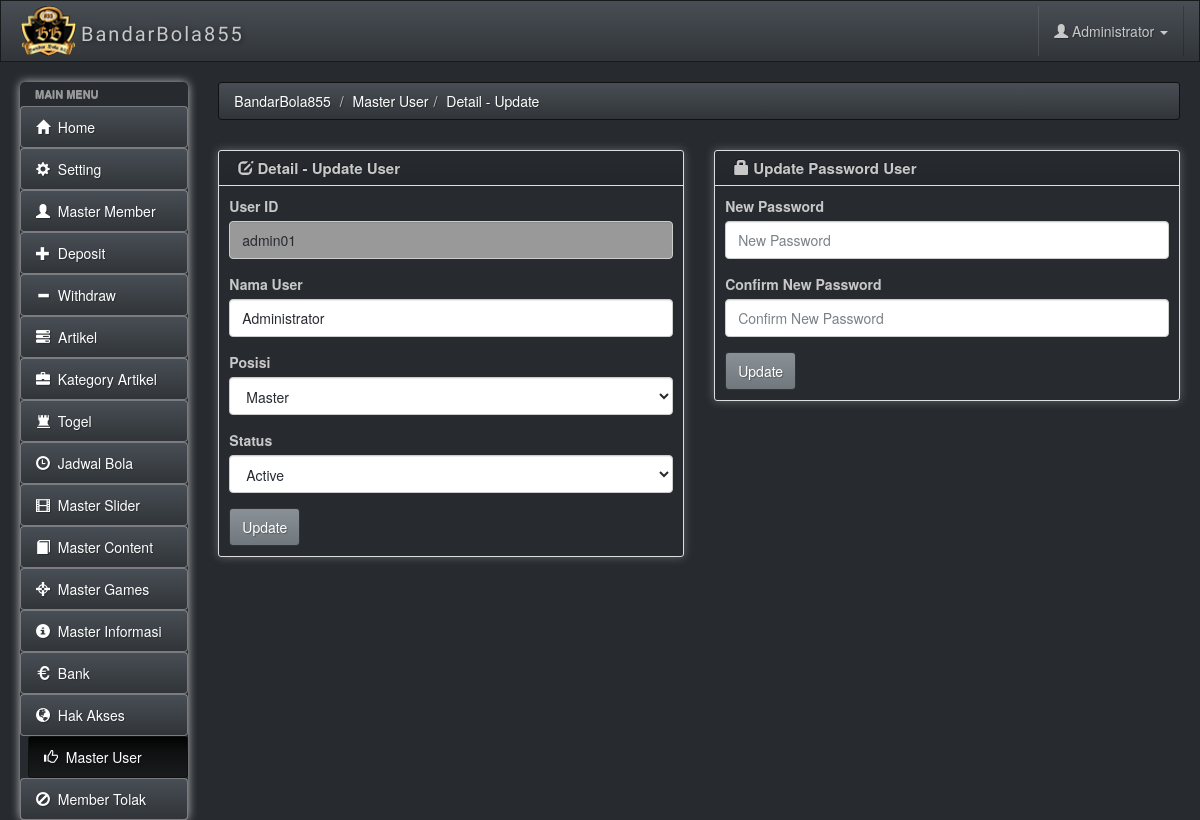
Page /admincm/msuser_detail.php?id=1 (signed in) on the committed database.
### tables this page shows
CREATE TABLE `msmodul` (
  `mdl_id` varchar(60) NOT NULL,
  `mdl_name` varchar(60) NOT NULL,
  `mdl_urut` char(2) NOT NULL,
  `mdl_group` varchar(10) NOT NULL,
  `mdl_file` varchar(60) NOT NULL,
  `mdl_icon` varchar(20) NOT NULL
);

CREATE TABLE `msuser` (
  `userid` int(6) NOT NULL,
  `usernama` varchar(32) NOT NULL,
  `userpassword` char(32) NOT NULL,
  `userjabatan` varchar(20) NOT NULL,
  `usercreateddate` datetime NOT NULL,
  `useractive` varchar(1) NOT NULL DEFAULT 'a',
  `usernickname` varchar(50) NOT NULL
);

### includes/fungsi.php (called while the page is built, shortened)
<?php
function fOpenConn() {
	if ($conn = mysqli_connect(DB_SERVER,DB_SERVER_USERNAME,DB_SERVER_PASSWORD)) {
		if (mysqli_select_db($conn,DB_DATABASE)) {
                        mysqli_query($conn, "SET time_zone = '+07:00'");
			return $conn;
		}
	}
	else
	{
		echo "error fOpenConn<BR>";
		echo mysqli_error() . "<br>";
		return NULL;
	}
}
function antiinjection($str) {
 return addslashes($str);
}
?>

### includes/validuser.php (called while the page is built, shortened)
<?php
if (!isset($_SESSION['primaryiduser_bandar855']) || !isset($_SESSION['useriduser_bandar855']) || !isset($_SESSION['passworduser_bandar855']) || !isset($_SESSION['namauser_bandar855']))
{
	header("location:login.php");
}
else
{
	$fix_primaryid = $_SESSION['primaryiduser_bandar855'];
	$fix_user = $_SESSION['useriduser_bandar855'];
	$fix_userpw = $_SESSION['passworduser_bandar855'];
	$fix_username = $_SESSION['namauser_bandar855'];
}
$qr0 = mysqli_query(fOpenConn(), "SELECT userjabatan FROM msuser WHERE userid = '$fix_primaryid' AND usernama = '$fix_user' AND userpassword = '$fix_userpw' AND usernickname = '$fix_username' AND useractive = 'a'");
if (mysqli_num_rows($qr0) > 0) {
	$rs0 = mysqli_fetch_object($qr0);
	$fix_userjabatan = $rs0->userjabatan;
}

### admincm/msuser_detail.php (the view, shortened to what this page needs)
<?php
$modulid = "MsUser";
require_once "../includes/validuser.php";
if (!isset($_GET['id']))
    header("location:index.php");
else
    $id = antiinjection($_GET['id']);
$qr1 = mysqli_query(fOpenConn(), "SELECT * FROM msuser WHERE userid = '$id'");
if (mysqli_num_rows($qr1) == 0)
{
    header("location:index.php");
    exit();
}
else
{
    $rs1 = mysqli_fetch_object($qr1);
}
$titlepage = "Master User | Detail - Update";
        ?>
        <?php
require_once '../includes/htmltop.php';
?>
</head>
<body>
    <?php
    require_once '../includes/topbar.php';
    require_once '../includes/menu.php';
    ?>
<?php
$userid = $rs1->usernama;
$namauser = $rs1->usernickname;
$useractive = $rs1->useractive;
$posisi = $rs1->userjabatan;
?>
<div class="row">
    <div class="box col-md-6">
        <div class="box-inner">
            <div class="box-header well" data-original-title="">
                <h2><i class="glyphicon glyphicon-edit"></i> Detail - Update User</h2>
            </div>
            <div class="box-content">
                <form role="form" action="" method="post">
                    <div class="form-group">
                        <label for="userid">User ID</label>
                        <input type="text" maxlength="30" class="form-control wajibinput" id="userid" disabled name="userid" placeholder="User ID" value="<?php if (isset($userid)) echo $userid; ?>">
                    </div>
                    <div class="form-group">
                        <label for="namauser">Nama User</label>
                        <input type="text" maxlength="30" class="form-control wajibinput" id="namauser" name="namauser" placeholder="Nama User" value="<?php if (isset($namauser)) echo $namauser; ?>">
                    </div>
                    <div class="form-group">
                        <label for="posisi">Posisi</label>
                        <select class="form-control wajibinput" id="posisi" name="posisi" <?php if ($fix_userjabatan != "Master") echo "disabled"; ?> >
                            <option <?php if ($posisi == 'Master') echo "selected"; ?> value='Master'>Master</option>
                        </select>
                    </div>
                    <div class="form-group">
                        <label for="status">Status</label>
                        <select class="form-control wajibinput" id="status" name="status">
                            <option <?php if ($useractive == 'a') echo "selected"; ?> value='a'>Active</option>
                        </select>
                    </div>
                    <button type="submit" name="saveproses" class="btn btn-primary">Update</button>
                </form>
            </div>
        </div>
    </div>
    <?php
    if ($fix_userjabatan == "Master")
    {
    ?>
    <div class="box col-md-6">
        <div class="box-inner">
            <div class="box-header well" data-original-title="">
                <h2><i class="glyphicon glyphicon-lock"></i> Update Password User</h2>
            </div>
            <div class="box-content">
                <form role="form" action="" method="post">
                    <div class="form-group">
                        <label for="newpass">New Password</label>
                        <input type="password" maxlength="30" class="form-control wajibinput" id="newpass" name="newpass" placeholder="New Password" value="">
                    </div>
                    <div class="form-group">
                        <label for="confirmpass">Confirm New Password</label>
                        <input type="password" maxlength="30" class="form-control wajibinput" id="confirmpass" name="confirmpass" placeholder="Confirm New Password" value="">
                    </div>
                    <button type="submit" name="updatepass" class="btn btn-primary">Update</button>
                </form>
            </div>
        </div>
    </div>
    <?php
    }
    ?>
</div>
<?php
require_once '../includes/footer.php';
?>

### includes/menu.php (shortened to what this page needs)
<div class="ch-container">
    <div class="row">
        <div class="col-sm-2 col-lg-2">
            <div class="sidebar-nav">
                <div class="nav-canvas">
                    <ul class="nav nav-pills nav-stacked main-menu">
                        <li class="nav-header">Main Menu</li>
                        <li <?php if ($modulid == "home") echo 'class="active"'; ?>><a class="ajax-link" href="index.php"><i class="glyphicon glyphicon-home"></i><span> &nbsp;Home</span></a></li>
                        <?php
                        $qr0 = mysqli_query(fOpenConn(), "SELECT * FROM msmodul, mshak WHERE hak_modul = mdl_id AND hak_user = '$fix_primaryid' AND hak_akses = '1' ORDER BY mdl_urut");
                        while ($rs0 = mysqli_fetch_object($qr0))
                        {
                            if ($modulid == $rs0->mdl_id) echo '<li class="active">'; else echo '<li>';
                            echo '<a class="ajax-link" href="'.$rs0->mdl_file.'"><i class="glyphicon glyphicon-'.$rs0->mdl_icon.'"></i><span> &nbsp;'.$rs0->mdl_name.'</span></a></li>';
                        }
                        ?>
                    </ul>
                </div>
            </div>
        </div>
        <div id="content" class="col-lg-10 col-sm-10">
            <div>
    <ul class="breadcrumb">
        <li>
            <a href="#">BandarBola855</a>
        </li>
        <?php
        $breadcrumb = explode(" | ", $titlepage);
        for ($x = 0 ; $x < sizeof($breadcrumb) ; $x++)
            echo "<li><a href='#'>$breadcrumb[$x]</a>";
        ?>
        </li>
    </ul>
</div>

### css/charisma-app.css (style rules this page uses)
select { background-color: #fff; }
.ch-container { padding: 0 15px; }
.box { margin-top: 10px; margin-bottom: 10px; }
.box-inner { border: 1px solid #DEDEDE; border-radius: 3px; -webkit-border-radius: 3px; -moz-border-radius: 3px; box-shadow: 0 0 10px rgba(189, 189, 189, 0.4); -webkit-box-shadow: 0 0 10px rgba(189, 189, 189, 0.4); -moz-box-shadow: 0 0 10px rgba(189, 189, 189, 0.4); }
.box-header { border: none; padding-top: 5px; border-bottom: 1px solid #DEDEDE; border-radius: 3px 3px 0 0; -webkit-border-radius: 3px 3px 0 0; -moz-border-radius: 3px 3px 0 0; height: 35px; min-height: 35px !important; margin-bottom: 0; font-weight: bold; font-size: 16px; background: -moz-linear-gradient(top, rgba(255, 255, 255, 0) 0%, rgba(0, 0, 0, 0.1) 100%); background: -webkit-gradient(linear, left top, left bottom, color-stop(0%, rgba(255, 255, 255, 0)), color-stop(100%, rgba(0, 0, 0, 0.1))); background: -webkit-linear-gradient(top, rgba(255, 255, 255, 0) 0%, rgba(0, 0, 0, 0.1) 100%); background: -o-linear-gradient(top, rgba(255, 255, 255, 0) 0%, rgba(0, 0, 0, 0.1) 100%); background: -ms-linear-gradient(top, rgba(255, 255, 255, 0) 0%, rgba(0, 0, 0, 0.1) 100%); background: linear-gradient(to bottom, rgba(255, 255, 255, 0) 0%, rgba(0, 0, 0, 0.1) 100%); filter: progid:DXImageTransform.Microsoft.gradient(startColorstr='#00ffffff', endColorstr='#1a000000', GradientType=0); }
.box-header h2 { font-size: 15px; width: auto; clear: none; float: left; line-height: 25px; white-space: nowrap; font-weight: bold; margin-top: 0; margin-bottom: 0; }
.box-header h2 > i { margin-top: 1px; }
.box-content { padding: 10px; }
.sidebar-nav { min-height: 0; box-shadow: 0 0 10px #BDBDBD; border-radius: 5px; margin-bottom: 0; padding-bottom: 0; max-height: none; }
.main-menu > li > a { border: 1px solid rgba(221, 221, 221, 0.46); }
.main-menu > li { margin-top: 0 !important; }
.sidebar-nav .nav-header { display: block; padding: 3px 15px; font-size: 11px; font-weight: bold; line-height: 18px; color: #999999; text-shadow: 0 1px 0 rgba(255, 255, 255, 0.5); text-transform: uppercase; }
ul.main-menu li.active { margin-left: 8px; }
ul.main-menu li:not(.nav-header) { -webkit-transition: .3s; -moz-transition: .3s; -ms-transition: .3s; -o-transition: .3s; transition: .3s; }
@media only screen and (min-width: 980px) { a, button, input[type=submit], input[type=button], .product-img { -webkit-transition: .5s; -moz-transition: .5s; -ms-transition: .5s; -o-transition: .5s; transition: .5s; } }
@media only screen and (min-width: 980px) { .ch-container { padding: 0 20px; } }

### rows in the picture
msmodul: mdl_name "Setting"
msmodul: mdl_name "Master Member"
msmodul: mdl_name "Deposit"
msmodul: mdl_name "Withdraw"
msmodul: mdl_name "Artikel"
msmodul: mdl_name "Kategory Artikel"
msmodul: mdl_name "Togel"
msmodul: mdl_name "Jadwal Bola"
msmodul: mdl_name "Master Slider"
msmodul: mdl_name "Master Content"
msmodul: mdl_name "Master Games"
msmodul: mdl_name "Master Informasi"
msmodul: mdl_name "Bank"
msmodul: mdl_name "Hak Akses"
msmodul: mdl_name "Master User"
msmodul: mdl_name "Member Tolak"
msuser: userid "admin01", namauser "Administrator", posisi "Master", status "Active"

### other values in the picture
$fix_username "Administrator"
$breadcrumb[$x] "Master User"
$breadcrumb[$x] "Detail - Update"
